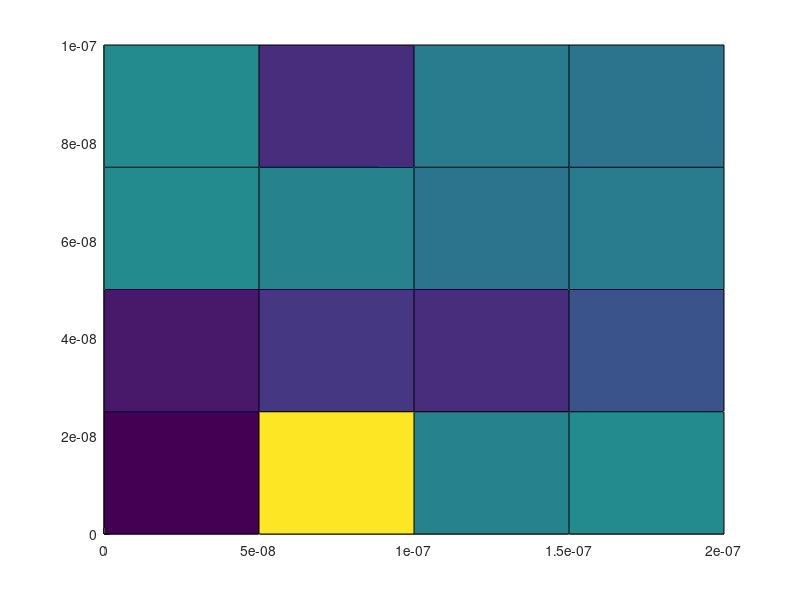

The MATLAB script that drew this image:
% Clear all
clearvars
clearvars -global
close all
format shorte

x = linspace(0,200e-9,5);
y = linspace(0, 100e-9, 5);
[X,Y] = meshgrid(x,y)
Z = [-10 22 4 5 3;
    -8 -5 -6 -2 -1;
    5 4 2 3 -1;
    5 -6 3 2 -5;
    0 1 5 -7 6]
surf(X,Y,Z)
view(0,90)

